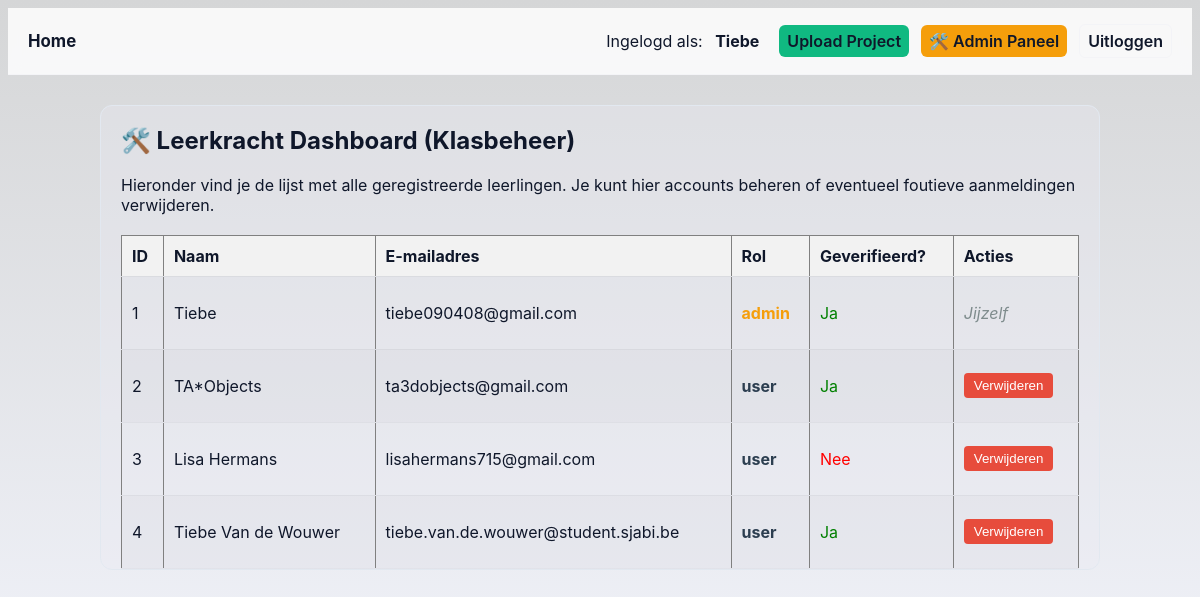
The page /admin/dashboard (signed in) on the database its author committed.
### tables this page shows
CREATE TABLE users (
            id INTEGER PRIMARY KEY AUTOINCREMENT,
            name TEXT NOT NULL,
            email TEXT UNIQUE NOT NULL,
            password_hash TEXT NOT NULL,
            verified INTEGER DEFAULT 0,
            role TEXT DEFAULT 'user'  -- HIERMEE HOUDEN WE DE ROL BIJ
        );

### app.py (the view)
@app.route('/admin/dashboard')
def admin_dashboard():
    if 'user_role' not in session or session['user_role'] != 'admin':
        return "Toegang geweigerd! Je bent geen leerkracht.", 403
    conn = get_db_connection()
    db = conn.cursor()
    gebruikers = db.execute("SELECT id, name, email, role, verified FROM users").fetchall()
    aantal_leerlingen = db.execute("SELECT COUNT(*) FROM users WHERE role = 'user'").fetchone()[0]
    aantal_admins = db.execute("SELECT COUNT(*) FROM users WHERE role = 'admin'").fetchone()[0]
    conn.close()
    return render_template('admin_dashboard.html',
                           gebruikers=gebruikers,
                           aantal_leerlingen=aantal_leerlingen,
                           aantal_admins=aantal_admins)

### app.py (called while the page is built)
def get_db_connection():
    conn = sqlite3.connect('registrants.db')
    conn.row_factory = sqlite3.Row
    return conn

@app.context_processor
def inject_theme():
    theme = session.get('theme', 'light')
    if theme not in ['light', 'dark', 'ocean', 'dark-neon', 'soft-nature', 'sunset', 'frosted-ice', 'retro-gaming', 'coffee', 'cyberpunk']:
        theme = 'light'
    return {'theme_class': theme}

### templates/admin_dashboard.html
{% extends "layout.html" %}
{% block content %}
<h2>🛠️ Leerkracht Dashboard (Klasbeheer)</h2>
<p>Hieronder vind je de lijst met alle geregistreerde leerlingen. Je kunt hier accounts beheren of eventueel foutieve aanmeldingen verwijderen.</p>
<table border="1" style="width: 100%; border-collapse: collapse; margin-top: 20px; text-align: left;">
    <thead>
        <tr style="background-color: #f2f2f2;">
            <th style="padding: 10px;">ID</th>
            <th style="padding: 10px;">Naam</th>
            <th style="padding: 10px;">E-mailadres</th>
            <th style="padding: 10px;">Rol</th>
            <th style="padding: 10px;">Geverifieerd?</th>
            <th style="padding: 10px;">Acties</th>
        </tr>
    </thead>
    <tbody>
        {% for gebruiker in gebruikers %}
        <tr>
            <td style="padding: 10px;">{{ gebruiker['id'] }}</td>
            <td style="padding: 10px;">{{ gebruiker['name'] }}</td>
            <td style="padding: 10px;">{{ gebruiker['email'] }}</td>
            <td style="padding: 10px;">
                <span class="role-badge role-{{ gebruiker['role'] }}">
                    {{ gebruiker['role'] }}
                </span>
            </td>
            <td style="padding: 10px;">
                {% if gebruiker['verified'] == 1 %} <p style="color: green;">Ja</p> {% else %} <p style="color: red;">Nee</p> {% endif %}
            </td>
            <td style="padding: 10px;">
                {% if gebruiker['id'] != session['user_id'] %}
                    <form action="{{ url_for('admin_delete_user', user_id=gebruiker['id']) }}" method="post" onsubmit="return confirm('Weet je zeker dat je deze gebruiker wilt verwijderen?');" style="margin:0;">
                        <button type="submit" style="background-color: #e74c3c; color: white; border: none; padding: 5px 10px; border-radius: 4px; cursor: pointer;">Verwijderen</button>
                    </form>
                {% else %}
                    <span style="color: #7f8c8d; font-style: italic;">Jijzelf</span>
                {% endif %}
            </td>
        </tr>
        {% endfor %}
    </tbody>
</table>
{% endblock %}

### templates/layout.html (shortened to what this page needs)
<!DOCTYPE html>
<html lang="nl">
<head>
    <link rel="stylesheet" href="{{ url_for('static', filename='style.css') }}">
</head>
<body class="{{ theme_class }}">
    <header>
        <nav>
            <a href="{{ url_for('index') }}" class="nav-logo">Home</a>
            <div class="nav-links">
                {% if session.user_id %}
                    <span>Ingelogd als: <a href="/profile" class="profile-link"><strong>{{ session.user_name }}</strong></a></span>
                    <a href="{{ url_for('upload_project') }}" class="btn btn-success">Upload Project</a>
                    {% if session.user_role == 'admin' %}
                        <a href="/admin/dashboard" class="btn btn-accent">🛠️ Admin Paneel</a>
                    {% endif %}
                    <a href="{{ url_for('logout') }}" class="btn btn-ghost">Uitloggen</a>
                {% else %}
                    <span class="badge-guest">Modus: Gast</span>
                    <a href="{{ url_for('login') }}" class="nav-link">Inloggen</a>
                    <a href="{{ url_for('register') }}" class="nav-link">Registreren</a>
                {% endif %}
            </div>
        </nav>
    </header>
    <main class="container">
        {% block content %}
        {% endblock %}
    </main>
</body>
</html>

### static/style.css (style rules this page uses)
:root { --bg: #f5f7ff; --bg-gradient: #d5d6d7; --card: #ffffff; --muted: #64748b; --primary: #4f46e5; --primary-light: #818cf8; --accent: #f59e0b; --success: #10b981; --danger: #ef4444; --text: #0f172a; --border: #e2e8f0; --glass: rgba(234, 234, 244, 0.34); }
* { box-sizing: border-box }
html,body { height:100% }
body { font-family: Inter, system-ui, -apple-system, 'Segoe UI', Roboto, 'Helvetica Neue', Arial; background: linear-gradient(180deg, var(--bg-gradient) 0%, var(--bg) 100%); background-attachment: fixed; color:var(--text); min-height:100%; -webkit-font-smoothing:antialiased; }
.container { background:var(--glass); border:1px solid var(--border); border-radius:12px; max-width:1000px; margin:30px auto; padding:0 20px; }
header nav { display:flex; justify-content:space-between; align-items:center; gap:16px; padding:16px 20px; background:rgba(255,255,255,0.82); backdrop-filter: blur(6px); border-bottom:1px solid var(--glass); }
.nav-logo { font-weight:700; color:var(--text); text-decoration:none; font-size:1.05rem; }
.nav-links { display:flex;align-items:center;gap:12px }
.nav-links a { color:var(--text);text-decoration:none;padding:6px 8px;border-radius:6px }
.btn { display:inline-block;padding:8px 12px;border-radius:6px;border:none;cursor:pointer;text-decoration:none;font-weight:600 }
.btn-accent { background:var(--accent);color:white }
.btn-success { background:var(--success);color:white }
.btn-ghost { background:transparent;border:1px solid var(--glass);color:var(--text) }
.profile-link { color:var(--primary);text-decoration:underline }
table { width:100%;border-collapse:collapse }
table th,table td { padding:10px;border-bottom:1px solid rgba(0,0,0,0.04);text-align:left }
table tr:nth-child(even) { background:rgba(0,0,0,0.02) }
.role-badge { font-weight:700 }
.role-admin { color:var(--accent) }
.role-user { color:#2c3e50 }

### rows shown on the page
users: user_name "Tiebe", id "1", name "Tiebe", email "tiebe090408@gmail.com", role "admin", verified "Ja", shows "Jijzelf"
users: id "2", name "TA*Objects", email "ta3dobjects@gmail.com", role "user", verified "Ja"
users: id "3", name "Lisa Hermans", email "lisahermans715@gmail.com", role "user", verified "Nee"
users: id "4", name "Tiebe Van de Wouwer", email "tiebe.van.de.wouwer@student.sjabi.be", role "user", verified "Ja"
